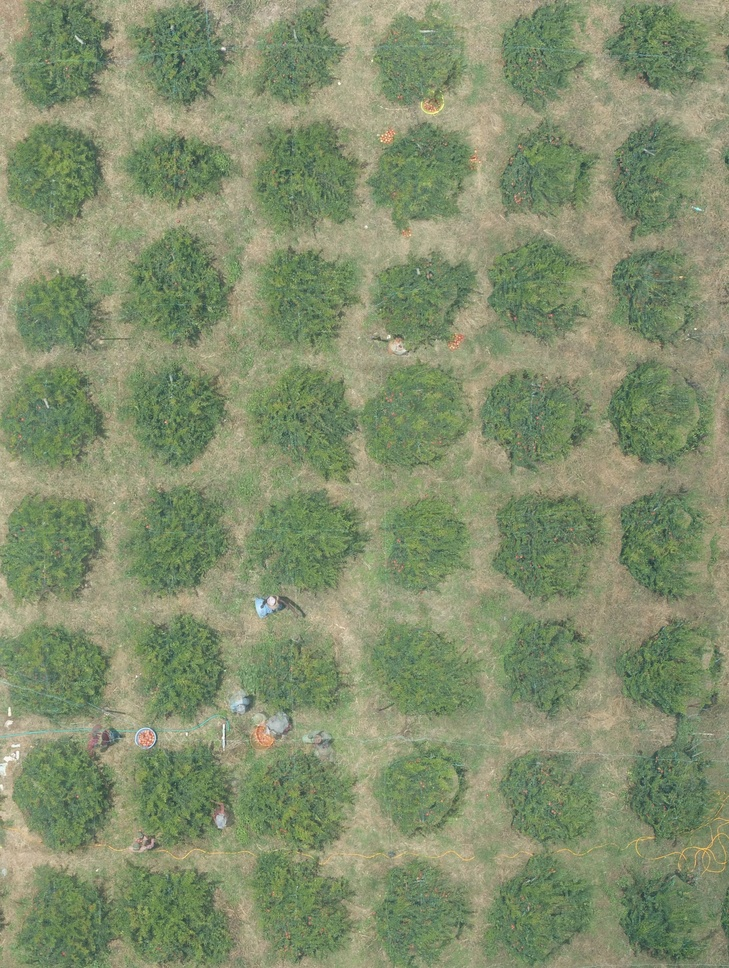
#> input picture Images/test2.jpg, 729 x 968 px, shrunk from 2452 x 3258 before the run, found by its file name
$ python heatmap_clusters.py
#> lines starting #> are read from the running program, lines starting #| are printed output that depends on the picture; after the words box and inside, x2 and y2 are one past the last pixel; in counts of white or black regions, pixels touching at a corner belong together

import matplotlib.pyplot as plt
import cv2 as cv
from PIL import Image
import numpy as np
import rasterio as rio

image_org = "images/test2.jpg"
image_mask = "images/out.png"
tiff_image = "Images/test2.tif"

# [42 lines left out: functions geoCordinates, draw_countors, not called in this run]

def get_CIVE_band(img):
    img = cv.GaussianBlur(img,(35,35),0)
    CIVE_band = 0.441*img[:,:,0] - 0.881*img[:,:,1] + 0.385*img[:,:,2] + 18.787
    return CIVE_band

def apply_mask(img, vegetation_index_band):
    red_array = np.zeros((img.shape[0], img.shape[1], 3), np.uint8)
    red_array[0:img.shape[0], 0:img.shape[1]] = (171, 42, 42)

    orange_array = np.zeros((img.shape[0], img.shape[1], 3), np.uint8)
    orange_array[0:img.shape[0], 0:img.shape[1]] = (255, 160, 30)

    ret, otsu = cv.threshold(vegetation_index_band,0,255,cv.THRESH_BINARY)
    soil_img = cv.bitwise_and(img,img,mask = otsu.astype(np.uint8))

    ret, otsu1 = cv.threshold(vegetation_index_band,0,255,cv.THRESH_BINARY_INV)
    orange_out = cv.bitwise_and(orange_array,orange_array,mask = otsu1.astype(np.uint8))
    org_mask = orange_out
    orange_out[:,:,1] = cv.bitwise_and(orange_out[:,:,1] + (vegetation_index_band.astype(np.uint8)),orange_out[:,:,1],mask=None)


    ret, otsu2 = cv.threshold(vegetation_index_band,-7.78,255,cv.THRESH_BINARY_INV)
    red_out = cv.bitwise_and(red_array,red_array,mask = otsu2.astype(np.uint8))
    red_out[:,:,1] = cv.bitwise_and(red_out[:,:,1] + (0.85*vegetation_index_band).astype(np.uint8),red_out[:,:,1],mask=None)

    ret, otsu3 = cv.threshold(vegetation_index_band,-7.78,255,cv.THRESH_BINARY)
    orange_inv = cv.bitwise_and(orange_out,orange_out,mask = otsu3.astype(np.uint8))

    mask = cv.bitwise_or(red_out, orange_inv, mask = None)

    mask = draw_countors(mask)

    kernel1 = np.ones((3,3), np.float32)/9
    smooth_mask = cv.filter2D(src = mask, ddepth = -1, kernel = kernel1)

    final = cv.bitwise_or(smooth_mask, soil_img, mask = None)

    return final


def generate_heatmap(image_org, image_mask):

#> called with image_org = 'images/test2.jpg', image_mask = 'images/out.png'
    org_img = np.array(Image.open(image_org))
#> org_img is the input picture: shape (968, 729, 3); mean R, G, B 131.1, 143, 109.7
    mask_img = np.array(Image.open(image_mask))
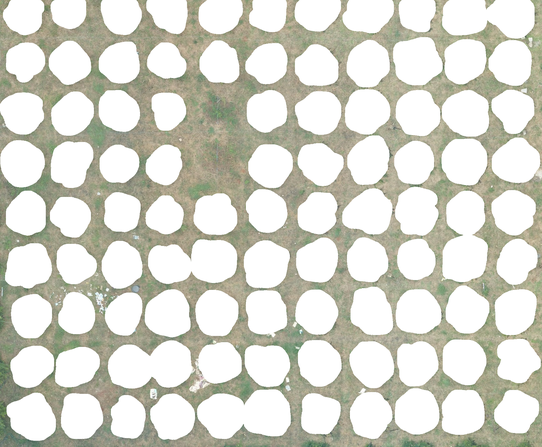
#> input picture Images/out.png, 542 x 447 px, shrunk from 1823 x 1505 before the run, found by its file name
#> mask_img is the input picture: shape (447, 542, 3); mean R, G, B 214.5, 214.7, 204.6

    CIVE_band = get_CIVE_band(mask_img)
#> in get_CIVE_band, `img = cv.GaussianBlur(img,(35,35),0)`:
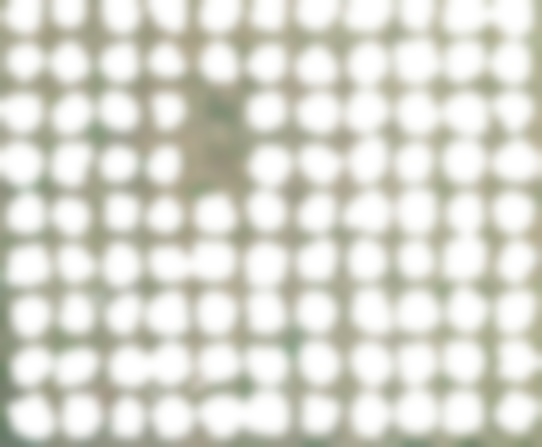
#> img: shape (447, 542, 3); mean of channels 0, 1, 2 214.6, 214.8, 204.7; drawn as R, G, B
#> in get_CIVE_band, `CIVE_band = 0.441*img[:,:,0] - 0.881*img[:,:,1] + 0.385*img[:,:,2] + 1..`:
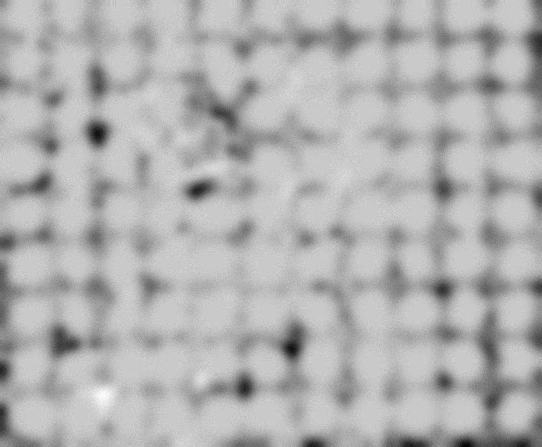
#> CIVE_band: shape (447, 542) float64; min -9.89, max 8.62, mean 3.02; drawn with min black and max white
    masked = apply_mask(org_img, CIVE_band)
#> in apply_mask, `ret, otsu = cv.threshold(vegetation_index_band,0,255,cv.THRESH_BINARY)`:
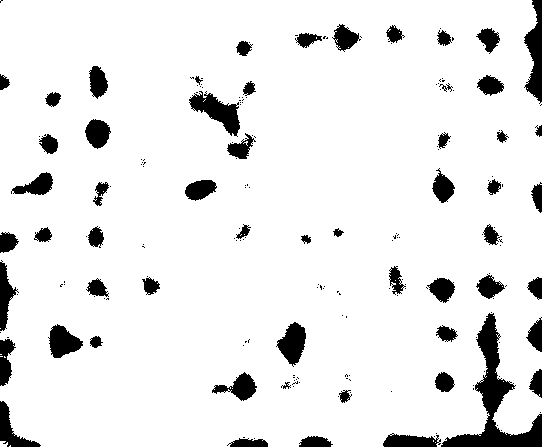
#> otsu: shape (447, 542) float64; 91.4% white; 193 black regions (136 under 20 px), largest, box (x1, y1, x2, y2) and area: (441, 313, 542, 447) 3336, (524, 0, 542, 104) 1085, (189, 91, 240, 137) 1039

    return org_img, masked


#> (the run stopped early here; a loop or call above may not have finished)
